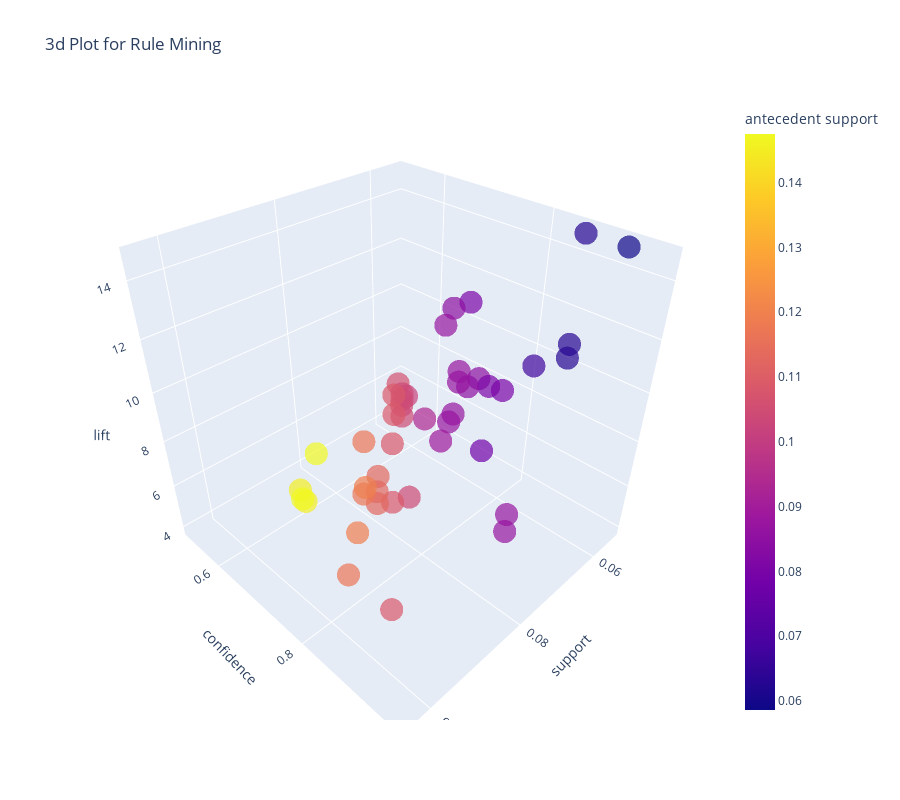

The notebook cell this image was saved under:
### Code cell
plot_model(arule_model2, plot='3d')

### Figure 1 — Plotly figure (JSON) as saved in the notebook; plotly's stock layout.template omitted (floating-point values rounded to 4 significant figures)
{"data": [{"customdata": [["SET/6 RED SPOTTY PAPER CUPS", "SET/6 RED SPOTTY PAPER PLATES"], ["SET/6 RED SPOTTY PAPER PLATES", "SET/6 RED SPOTTY PAPER CUPS"], ["SET/6 RED SPOTTY PAPER PLATES", "SET/6 RED SPOTTY PAPER CUPS"], ["CHILDRENS CUTLERY SPACEBOY ", "CHILDRENS CUTLERY DOLLY GIRL "], ["SET/6 RED SPOTTY PAPER CUPS", "SET/6 RED SPOTTY PAPER PLATES"], ["CHILDRENS CUTLERY DOLLY GIRL ", "CHILDRENS CUTLERY SPACEBOY "], ["ALARM CLOCK BAKELIKE PINK", "ALARM CLOCK BAKELIKE GREEN"], ["ALARM CLOCK BAKELIKE GREEN", "ALARM CLOCK BAKELIKE RED "], ["ALARM CLOCK BAKELIKE RED ", "ALARM CLOCK BAKELIKE GREEN"], ["SET/6 RED SPOTTY PAPER PLATES", "SET/20 RED RETROSPOT PAPER NAPKINS "], ["ALARM CLOCK BAKELIKE GREEN", "ALARM CLOCK BAKELIKE PINK"], ["SET/6 RED SPOTTY PAPER PLATES", "SET/20 RED RETROSPOT PAPER NAPKINS "], ["ALARM CLOCK BAKELIKE GREEN", "ALARM CLOCK BAKELIKE RED "], ["ALARM CLOCK BAKELIKE RED ", "ALARM CLOCK BAKELIKE PINK"], ["SET/6 RED SPOTTY PAPER PLATES", "SET/6 RED SPOTTY PAPER CUPS"], ["SET/20 RED RETROSPOT PAPER NAPKINS ", "SET/6 RED SPOTTY PAPER PLATES"], ["SET/20 RED RETROSPOT PAPER NAPKINS ", "SET/6 RED SPOTTY PAPER CUPS"], ["PLASTERS IN TIN SPACEBOY", "PLASTERS IN TIN WOODLAND ANIMALS"], ["SET/20 RED RETROSPOT PAPER NAPKINS ", "SET/6 RED SPOTTY PAPER PLATES"], ["PLASTERS IN TIN SPACEBOY", "PLASTERS IN TIN WOODLAND ANIMALS"], ["ALARM CLOCK BAKELIKE GREEN", "ALARM CLOCK BAKELIKE PINK"], ["SET/6 RED SPOTTY PAPER CUPS", "SET/20 RED RETROSPOT PAPER NAPKINS "], ["ALARM CLOCK BAKELIKE PINK", "ALARM CLOCK BAKELIKE GREEN"], ["ALARM CLOCK BAKELIKE PINK", "ALARM CLOCK BAKELIKE RED "], ["SET/6 RED SPOTTY PAPER CUPS", "SET/6 RED SPOTTY PAPER PLATES"], ["DOLLY GIRL LUNCH BOX", "SPACEBOY LUNCH BOX "], ["ALARM CLOCK BAKELIKE RED ", "ALARM CLOCK BAKELIKE GREEN"], ["PLASTERS IN TIN WOODLAND ANIMALS", "PLASTERS IN TIN SPACEBOY"], ["PLASTERS IN TIN SPACEBOY", "PLASTERS IN TIN CIRCUS PARADE "], ["PLASTERS IN TIN SPACEBOY", "PLASTERS IN TIN CIRCUS PARADE "], ["ALARM CLOCK BAKELIKE GREEN", "ALARM CLOCK BAKELIKE PINK"], ["ALARM CLOCK BAKELIKE PINK", "ALARM CLOCK BAKELIKE GREEN"], ["PLASTERS IN TIN WOODLAND ANIMALS", "PLASTERS IN TIN SPACEBOY"], ["PLASTERS IN TIN WOODLAND ANIMALS", "PLASTERS IN TIN CIRCUS PARADE "], ["PLASTERS IN TIN CIRCUS PARADE ", "PLASTERS IN TIN WOODLAND ANIMALS"], ["ROUND SNACK BOXES SET OF 4 FRUITS ", "ROUND SNACK BOXES SET OF4 WOODLAND "], ["SPACEBOY LUNCH BOX ", "DOLLY GIRL LUNCH BOX"], ["LUNCH BAG WOODLAND", "LUNCH BAG SPACEBOY DESIGN "], ["LUNCH BAG SPACEBOY DESIGN ", "LUNCH BAG RED RETROSPOT"], ["LUNCH BAG SPACEBOY DESIGN ", "LUNCH BAG WOODLAND"], ["LUNCH BAG SPACEBOY DESIGN ", "LUNCH BAG APPLE DESIGN"], ["PLASTERS IN TIN CIRCUS PARADE ", "PLASTERS IN TIN SPACEBOY"], ["STRAWBERRY LUNCH BOX WITH CUTLERY", "LUNCH BOX WITH CUTLERY RETROSPOT "], ["LUNCH BAG APPLE DESIGN", "LUNCH BAG SPACEBOY DESIGN "], ["LUNCH BAG APPLE DESIGN", "LUNCH BAG RED RETROSPOT"]], "hoverlabel": {"namelength": 0}, "hovertemplate": "support=%{x}<br>confidence=%{y}<br>lift=%{z}<br>antecedents=%{customdata[0]}<br>consequents=%{customdata[1]}<br>antecedent support=%{marker.color}", "legendgroup": "", "marker": {"color": [0.0868, 0.0868, 0.1085, 0.0586, 0.1171, 0.0629, 0.0629, 0.0629, 0.0803, 0.1041, 0.0672, 0.1085, 0.0846, 0.0803, 0.1085, 0.1128, 0.1128, 0.0781, 0.1128, 0.1193, 0.0846, 0.1171, 0.0868, 0.0868, 0.1171, 0.0868, 0.0803, 0.0868, 0.0889, 0.1193, 0.0846, 0.0868, 0.1453, 0.1453, 0.1475, 0.0933, 0.1063, 0.102, 0.1041, 0.1041, 0.1041, 0.1475, 0.1041, 0.1085, 0.1085], "coloraxis": "coloraxis", "opacity": 0.7, "symbol": "circle"}, "mode": "markers", "name": "", "scene": "scene", "showlegend": false, "type": "scatter3d", "x": [0.0846, 0.0846, 0.1041, 0.0542, 0.1041, 0.0542, 0.0542, 0.0542, 0.0672, 0.0846, 0.0542, 0.0868, 0.0672, 0.0629, 0.0846, 0.0868, 0.0868, 0.0586, 0.0846, 0.0889, 0.0629, 0.0868, 0.0629, 0.0629, 0.0846, 0.0607, 0.0542, 0.0586, 0.0586, 0.0781, 0.0542, 0.0542, 0.0889, 0.0868, 0.0868, 0.0542, 0.0607, 0.0564, 0.0564, 0.0564, 0.0564, 0.0781, 0.0542, 0.0564, 0.0564], "y": [0.975, 0.975, 0.96, 0.9259, 0.8889, 0.8621, 0.8621, 0.8621, 0.8378, 0.8125, 0.8065, 0.8, 0.7949, 0.7838, 0.78, 0.7692, 0.7692, 0.75, 0.75, 0.7455, 0.7436, 0.7407, 0.725, 0.725, 0.7222, 0.7, 0.6757, 0.675, 0.6585, 0.6545, 0.641, 0.625, 0.6119, 0.597, 0.5882, 0.5814, 0.5714, 0.5532, 0.5417, 0.5417, 0.5417, 0.5294, 0.5208, 0.52, 0.52], "z": [8.989, 8.324, 8.196, 14.72, 8.196, 14.72, 10.19, 10.74, 9.904, 7.203, 9.294, 7.092, 9.904, 9.033, 8.989, 7.092, 6.567, 5.16, 7.203, 5.129, 8.57, 6.567, 8.57, 9.033, 8.324, 6.586, 10.74, 5.658, 4.465, 4.437, 10.19, 9.294, 5.129, 4.047, 4.047, 4.188, 6.586, 5.313, 4.094, 5.313, 4.994, 4.437, 4.212, 4.994, 3.93]}], "layout": {"coloraxis": {"colorbar": {"title": {"text": "antecedent support"}}, "colorscale": [[0, "#0d0887"], [0.1111, "#46039f"], [0.2222, "#7201a8"], [0.3333, "#9c179e"], [0.4444, "#bd3786"], [0.5556, "#d8576b"], [0.6667, "#ed7953"], [0.7778, "#fb9f3a"], [0.8889, "#fdca26"], [1, "#f0f921"]]}, "height": 800, "legend": {"tracegroupgap": 0}, "scene": {"domain": {"x": [0, 1], "y": [0, 1]}, "xaxis": {"title": {"text": "support"}}, "yaxis": {"title": {"text": "confidence"}}, "zaxis": {"title": {"text": "lift"}}}, "title": {"text": "3d Plot for Rule Mining"}, "width": 900}}
